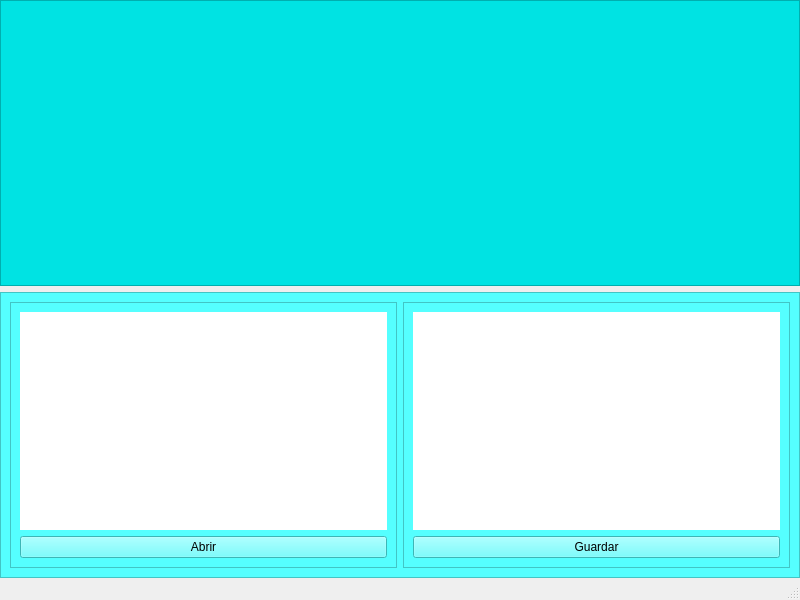
<?xml version="1.0" encoding="UTF-8"?>
<ui version="4.0">
 <class>MainWindow</class>
 <widget class="QMainWindow" name="MainWindow">
  <property name="geometry">
   <rect>
    <x>0</x>
    <y>0</y>
    <width>800</width>
    <height>600</height>
   </rect>
  </property>
  <property name="minimumSize">
   <size>
    <width>800</width>
    <height>600</height>
   </size>
  </property>
  <property name="maximumSize">
   <size>
    <width>800</width>
    <height>600</height>
   </size>
  </property>
  <property name="windowTitle">
   <string>Practica OpenCV</string>
  </property>
  <widget class="QWidget" name="centralwidget">
   <layout class="QVBoxLayout" name="verticalLayout">
    <property name="leftMargin">
     <number>0</number>
    </property>
    <property name="topMargin">
     <number>0</number>
    </property>
    <property name="rightMargin">
     <number>0</number>
    </property>
    <property name="bottomMargin">
     <number>0</number>
    </property>
    <item>
     <widget class="QFrame" name="frame">
      <property name="styleSheet">
       <string notr="true">background-color: rgb(0, 227, 227);</string>
      </property>
      <property name="frameShape">
       <enum>QFrame::StyledPanel</enum>
      </property>
      <property name="frameShadow">
       <enum>QFrame::Raised</enum>
      </property>
      <layout class="QHBoxLayout" name="horizontalLayout">
       <item>
        <widget class="QLabel" name="lblImagen1">
         <property name="maximumSize">
          <size>
           <width>161616</width>
           <height>16161</height>
          </size>
         </property>
         <property name="text">
          <string/>
         </property>
         <property name="textFormat">
          <enum>Qt::AutoText</enum>
         </property>
         <property name="scaledContents">
          <bool>true</bool>
         </property>
        </widget>
       </item>
       <item>
        <widget class="QLabel" name="lblImagen2">
         <property name="maximumSize">
          <size>
           <width>161616</width>
           <height>161616</height>
          </size>
         </property>
         <property name="text">
          <string/>
         </property>
        </widget>
       </item>
      </layout>
     </widget>
    </item>
    <item>
     <widget class="QFrame" name="frame_2">
      <property name="styleSheet">
       <string notr="true">background-color: rgb(85, 255, 255);</string>
      </property>
      <property name="frameShape">
       <enum>QFrame::StyledPanel</enum>
      </property>
      <property name="frameShadow">
       <enum>QFrame::Raised</enum>
      </property>
      <layout class="QHBoxLayout" name="horizontalLayout_2">
       <item>
        <widget class="QFrame" name="frame_3">
         <property name="frameShape">
          <enum>QFrame::StyledPanel</enum>
         </property>
         <property name="frameShadow">
          <enum>QFrame::Raised</enum>
         </property>
         <layout class="QVBoxLayout" name="verticalLayout_2">
          <item>
           <widget class="QLabel" name="lblImagen3">
            <property name="styleSheet">
             <string notr="true">
background-color: rgb(255, 255, 255);</string>
            </property>
            <property name="text">
             <string/>
            </property>
            <property name="scaledContents">
             <bool>true</bool>
            </property>
           </widget>
          </item>
          <item>
           <widget class="QPushButton" name="btnAbrir">
            <property name="text">
             <string>Abrir</string>
            </property>
           </widget>
          </item>
         </layout>
        </widget>
       </item>
       <item>
        <widget class="QFrame" name="frame_4">
         <property name="frameShape">
          <enum>QFrame::StyledPanel</enum>
         </property>
         <property name="frameShadow">
          <enum>QFrame::Raised</enum>
         </property>
         <layout class="QVBoxLayout" name="verticalLayout_3">
          <item>
           <widget class="QLabel" name="lblImagen4">
            <property name="styleSheet">
             <string notr="true">background-color: rgb(255, 255, 255);</string>
            </property>
            <property name="text">
             <string/>
            </property>
            <property name="scaledContents">
             <bool>true</bool>
            </property>
           </widget>
          </item>
          <item>
           <widget class="QPushButton" name="btnGuardar">
            <property name="text">
             <string>Guardar</string>
            </property>
           </widget>
          </item>
         </layout>
        </widget>
       </item>
      </layout>
     </widget>
    </item>
   </layout>
  </widget>
  <widget class="QMenuBar" name="menubar">
   <property name="geometry">
    <rect>
     <x>0</x>
     <y>0</y>
     <width>800</width>
     <height>26</height>
    </rect>
   </property>
  </widget>
  <widget class="QStatusBar" name="statusbar"/>
 </widget>
 <resources/>
 <connections/>
</ui>
